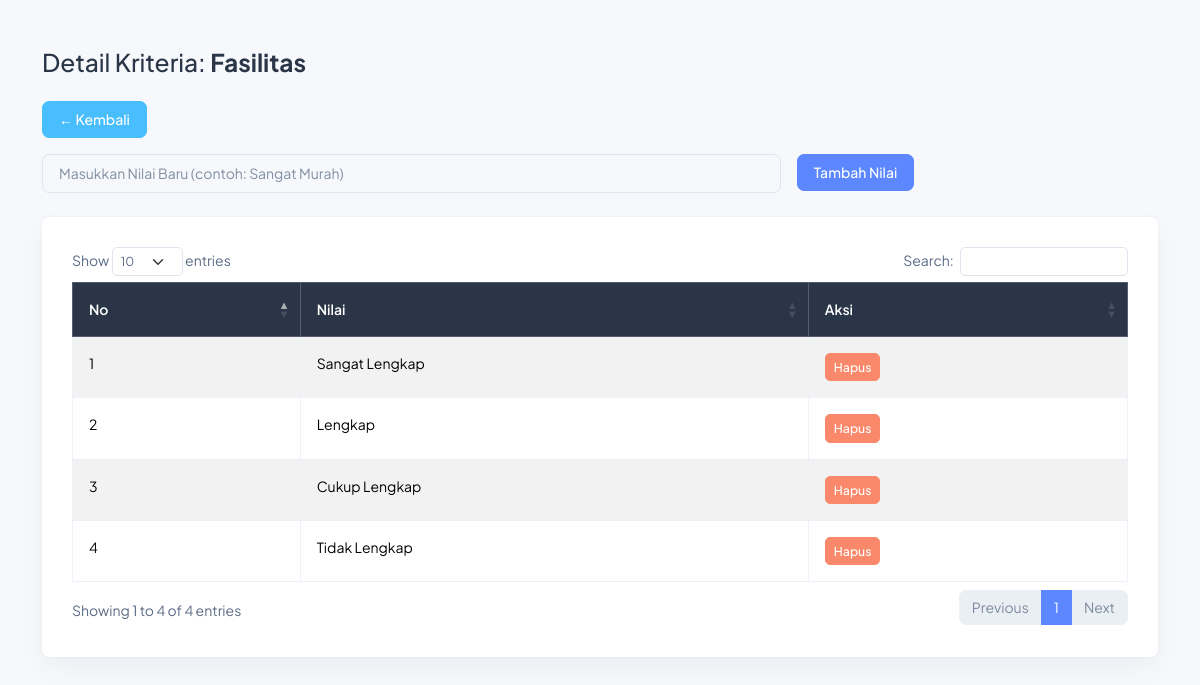
The app's page /frontend/view/detail_kriteria.php?id=4 (signed in) with its own data.
### tables this page shows
CREATE TABLE `kriteria` (
  `id_kriteria` int(11) NOT NULL,
  `nama_kriteria` varchar(50) DEFAULT NULL
);

CREATE TABLE `nilai_kriteria` (
  `id_nilai` int(11) NOT NULL,
  `id_kriteria` int(11) DEFAULT NULL,
  `nilai` varchar(50) DEFAULT NULL
);

### frontend/view/detail_kriteria.php (the view, shortened to what this page needs)
<?php
include '../database/config.php';
$id_kriteria = $_GET['id'];
$q_kriteria = mysqli_query($databaseConnection, "SELECT * FROM kriteria WHERE id_kriteria = $id_kriteria");
$kriteria = mysqli_fetch_assoc($q_kriteria);
$q_nilai = mysqli_query($databaseConnection, "SELECT * FROM nilai_kriteria WHERE id_kriteria = $id_kriteria");
?>
<!DOCTYPE html>
<html lang="en">
<head>
  <link rel="stylesheet" href="../assets/css/styles.min.css">
  <link rel="stylesheet" href="https://cdn.datatables.net/1.13.6/css/dataTables.bootstrap5.min.css">
</head>
<body>
<div class="container py-5">
  <h3 class="mb-4">Detail Kriteria: <strong><?= $kriteria['nama_kriteria'] ?></strong></h3>
  <a href="kriteria.php" class="btn btn-secondary mb-3">← Kembali</a>
  <form action="tambah_nilai.php" method="POST" class="row g-3 mb-4">
    <div class="col-md-8">
      <input type="text" name="nilai" class="form-control" placeholder="Masukkan Nilai Baru (contoh: Sangat Murah)" required>
    </div>
    <div class="col-md-4">
      <button type="submit" class="btn btn-primary">Tambah Nilai</button>
    </div>
  </form>
  <div class="card">
    <div class="card-body">
      <table id="tabel-nilai" class="table table-bordered table-striped">
        <thead class="table-dark">
          <tr>
            <th>No</th>
            <th>Nilai</th>
            <th>Aksi</th>
          </tr>
        </thead>
        <tbody>
          <?php
          $no = 1;
          while ($row = mysqli_fetch_assoc($q_nilai)) {
            echo "<tr>";
            echo "<td>{$no}</td>";
            echo "<td>{$row['nilai']}</td>";
            echo "<td><a href='hapus_nilai.php?id={$row['id_nilai']}&kriteria={$id_kriteria}' class='btn btn-sm btn-danger' onclick=\"return confirm('Yakin hapus nilai ini?')\">Hapus</a></td>";
            echo "</tr>";
            $no++;
          }
          ?>
        </tbody>
      </table>
    </div>
  </div>
</div>
</body>
</html>

### records on screen
kriteria: nama_kriteria "Fasilitas"
nilai_kriteria: nilai "Sangat Lengkap"
nilai_kriteria: nilai "Lengkap"
nilai_kriteria: nilai "Cukup Lengkap"
nilai_kriteria: nilai "Tidak Lengkap"
